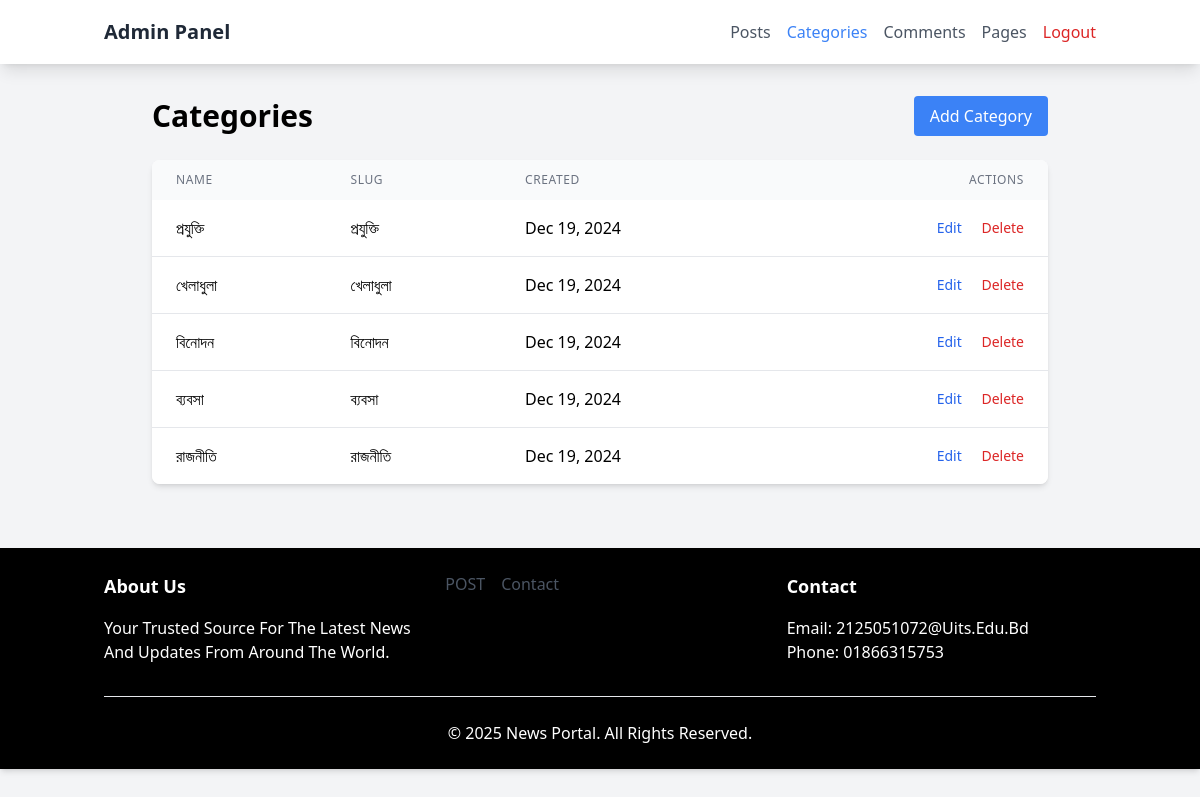
Screenshot of /admin/categories.php (signed in) with the database file from the repository.
### tables this page shows
CREATE TABLE categories (
    id INT PRIMARY KEY AUTO_INCREMENT,
    name VARCHAR(100) NOT NULL,
    slug VARCHAR(100) UNIQUE NOT NULL,
    is_deleted BOOLEAN DEFAULT FALSE,
    created_at TIMESTAMP DEFAULT CURRENT_TIMESTAMP
);

### admin/categories.php (the view, shortened to what this page needs)
<?php
require_once '../config/database.php';
require_once 'includes/header.php';
$categories = $conn->query("SELECT * FROM categories WHERE is_deleted = 0 ORDER BY created_at DESC");
?>
<div class="container mx-auto px-4 py-8">
    <div class="max-w-4xl mx-auto">
        <div class="flex justify-between items-center mb-6">
            <h1 class="text-3xl font-bold">Categories</h1>
            <button onclick="document.getElementById('addCategoryModal').classList.remove('hidden')"
                    class="bg-blue-500 text-white px-4 py-2 rounded hover:bg-blue-600">
                Add Category
            </button>
        </div>
        <div class="bg-white rounded-lg shadow-md overflow-hidden">
            <table class="min-w-full">
                <thead class="bg-gray-50">
                    <tr>
                        <th class="px-6 py-3 text-left text-xs font-medium text-gray-500 uppercase tracking-wider">Name</th>
                        <th class="px-6 py-3 text-left text-xs font-medium text-gray-500 uppercase tracking-wider">Slug</th>
                        <th class="px-6 py-3 text-left text-xs font-medium text-gray-500 uppercase tracking-wider">Created</th>
                        <th class="px-6 py-3 text-right text-xs font-medium text-gray-500 uppercase tracking-wider">Actions</th>
                    </tr>
                </thead>
                <tbody class="bg-white divide-y divide-gray-200">
                    <?php while ($category = $categories->fetch_assoc()): ?>
                        <tr>
                            <td class="px-6 py-4 whitespace-nowrap"><?php echo htmlspecialchars($category['name']); ?></td>
                            <td class="px-6 py-4 whitespace-nowrap"><?php echo htmlspecialchars($category['slug']); ?></td>
                            <td class="px-6 py-4 whitespace-nowrap">
                                <?php echo date('M d, Y', strtotime($category['created_at'])); ?>
                            </td>
                            <td class="px-6 py-4 whitespace-nowrap text-right text-sm font-medium">
                                <a href="#" class="text-blue-600 hover:text-blue-900">Edit</a>
                                <a href="#" class="text-red-600 hover:text-red-900 ml-4">Delete</a>
                            </td>
                        </tr>
                    <?php endwhile; ?>
                </tbody>
            </table>
        </div>
    </div>
</div>
<?php require_once 'includes/footer.php'; ?>

### admin/includes/header.php (shortened to what this page needs)
<!DOCTYPE html>
<html lang="en">
<head>
    <script src="https://cdn.tailwindcss.com"></script>
</head>
<body class="bg-gray-100">
    <nav class="bg-white shadow-lg">
        <div class="container mx-auto px-4">
            <div class="flex justify-between items-center h-16">
                <div class="flex items-center">
                    <a href="index.php" class="text-xl font-bold text-gray-800">Admin Panel</a>
                </div>
                <div class="flex space-x-4">
                    <?php
                    $current_page = basename($_SERVER['PHP_SELF']);
                    $nav_items = [
                        'posts.php' => 'Posts',
                        'categories.php' => 'Categories',
                        'comments.php' => 'Comments',
                        'pages.php' => 'Pages'
                    ];
                    foreach ($nav_items as $url => $title) {
                        $active = ($current_page === $url) ? 'text-blue-500' : 'text-gray-600 hover:text-blue-500';
                        echo "<a href='$url' class='$active'>$title</a>";
                    }
                    ?>
                    <a href="logout.php" class="text-red-600 hover:text-red-800">Logout</a>
                </div>
            </div>
        </div>
    </nav>
</body>
</html>

### admin/includes/footer.php
<footer class="bg-black shadow-md mt-8">
    <div class="container mx-auto px-4 py-6">
        <div class="grid grid-cols-1 md:grid-cols-3 gap-8">
            <div>
                <h3 class="text-white capitalize text-lg font-bold mb-4">About Us</h3>
                <p class="text-white capitalize">Your trusted source for the latest news and updates from around the world.</p>
            </div>
            <div class="flex space-x-4">
                    <a href="about.php" class="text-gray-600 hover:text-blue-500">POST</a>
                    <a href="contact.php" class="text-gray-600 hover:text-blue-500">Contact</a>
                </div>
            <div>
                <h3 class="text-white capitalize text-lg font-bold mb-4">Contact</h3>
                <p class="text-white capitalize">Email: 2125051072@uits.edu.bd</p>
                <p class="text-white capitalize">Phone: 01866315753</p>
            </div>
        </div>
        <div class="border-t mt-8 pt-6 text-center text-white capitalize">
            <p>&copy; <?php echo date('Y'); ?> News Portal. All rights reserved.</p>
        </div>
    </div>
</footer>

### rows the page displays
categories: name "প্রযুক্তি", slug "প্রযুক্তি", created_at "Dec 19, 2024"
categories: name "খেলাধুলা", slug "খেলাধুলা", created_at "Dec 19, 2024"
categories: name "বিনোদন", slug "বিনোদন", created_at "Dec 19, 2024"
categories: name "ব্যবসা", slug "ব্যবসা", created_at "Dec 19, 2024"
categories: name "রাজনীতি", slug "রাজনীতি", created_at "Dec 19, 2024"

### other values shown
$title "Posts"
$title "Categories"
$title "Comments"
$title "Pages"
